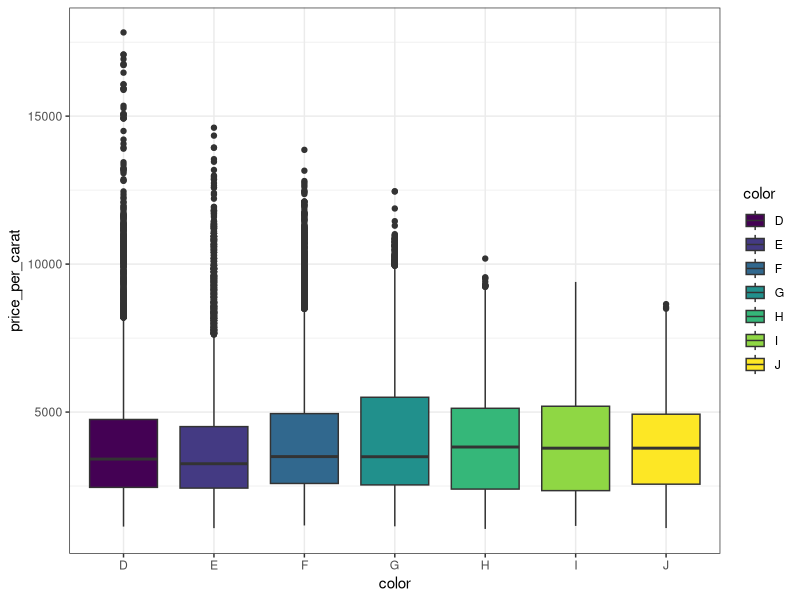

This chart was generated by the following R code:
## ---- chunk 1
library(dplyr)
library(ggplot2)
data(diamonds)
## ---- chunk 2
glimpse(diamonds)
## ---- chunk 3
diamonds %>%
    group_by(color) %>%
    summarize(count = n())
## ---- chunk 4
diamonds <- diamonds %>% 
    mutate(price_per_carat = price/carat)
## ---- chunk 5
ggplot(diamonds, aes(x = color, y = price_per_carat, fill = color)) + 
    geom_boxplot() + 
    theme_bw()
## ---- chunk 6
by(diamonds$price_per_carat, diamonds$color, summary)
